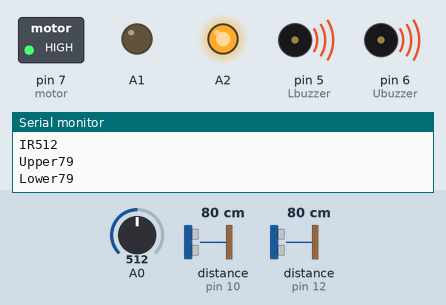
Recording of a sketch running on a simulated Arduino Uno, built with avr-gcc and run on an emulated ATmega328P. On the bench: switched loads named in the sketch (green lamp = pin HIGH), output pins drawn as LEDs (lit = HIGH), buzzer (waves = sounding, pin HIGH), the last lines printed to the serial monitor. Wiring (inferred from the names in the program): 2 × ultrasonic range finder: trigger pin 11, echo pin 10 / trigger pin 13, echo pin 12. Dashed ring = blinking. The test bench sets the inputs (shaded band); at power-on: A0 = 512, distance to the obstacle (sensors on pin 10, pin 12) 80 cm. The echo pulse lasts 58.3 µs per cm; pins used as bus, display or sensor lines are not drawn.

Above: at 1.01 s.
1.3 s: A0 set to 485
At 1.74 s:
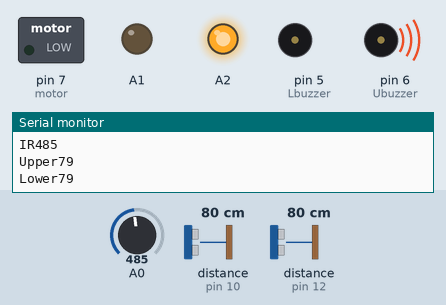
4.3 s: distance to the obstacle (sensor on pin 10) set to 63 cm
7.3 s: distance to the obstacle (sensor on pin 10) set to 58 cm
At 7.57 s:
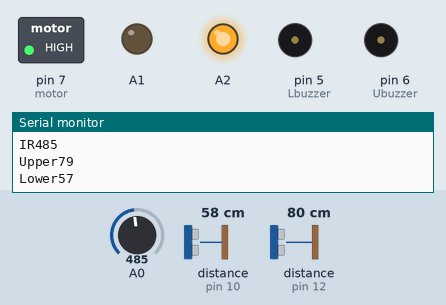
10.3 s: distance to the obstacle (sensor on pin 12) set to 72 cm
At 10.4 s:
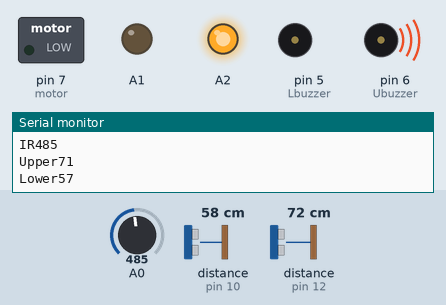
13.3 s: distance to the obstacle (sensor on pin 12) set to 2 cm
At 13.48 s:
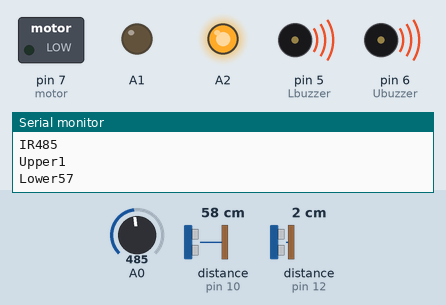
16.3 s: distance to the obstacle (sensor on pin 12) set to 299 cm
At 17.3 s:
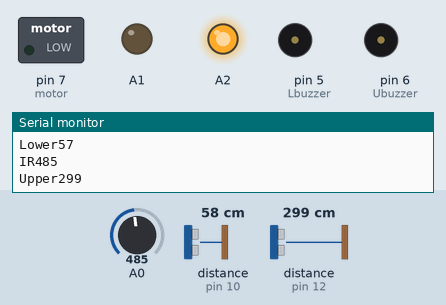
Timing chart, 0 to 19.3 s (numbered marks = the images above; inputs shaded):
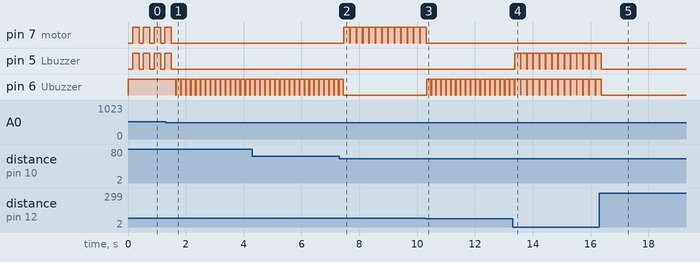

The sketch:

Be_Project.ino
```cpp
#define UtrigPin 13
#define UechoPin 12
#define LtrigPin 11
#define LechoPin 10
#define motor 7
#define Ubuzzer 6
#define Lbuzzer 5
int incomingByte = 0;
long Uduration, Udistance,Ldistance,Lduration;
void setup()
{
pinMode(A0,INPUT);
pinMode(A1,OUTPUT);
pinMode(A2,OUTPUT);
digitalWrite(A2,HIGH);
digitalWrite(A1,LOW);
pinMode(UtrigPin, OUTPUT);
pinMode(UechoPin, INPUT);
pinMode(LtrigPin, OUTPUT);
pinMode(LechoPin, INPUT);
pinMode(motor, OUTPUT);
pinMode(Ubuzzer,OUTPUT);
pinMode(Lbuzzer,OUTPUT);
pinMode(LED_BUILTIN, OUTPUT);
 Serial.begin(9600);
}

void loop()

{

Udistance = SonarSensor(UtrigPin,UechoPin);
Ldistance = SonarSensor(LtrigPin,LechoPin);
//
Serial.print("IR");
Serial.println(analogRead(A0));

Serial.print("Upper");
Serial.println(Udistance);

Serial.print("Lower");
Serial.println(Ldistance);
//
digitalWrite(motor,LOW);
digitalWrite(Ubuzzer,LOW);
digitalWrite(Lbuzzer,LOW);
digitalWrite(LED_BUILTIN, LOW);

if(Udistance!=0 || Ldistance!=0){
if(Udistance-Ldistance <= 70 && Udistance-Ldistance >=20){
 digitalWrite(motor,HIGH);
  delay(200);
  digitalWrite(motor,LOW);
}
else{  if(Udistance < 50)
  {
    digitalWrite(Ubuzzer,HIGH);
    digitalWrite(Lbuzzer,HIGH);
    delay(200);
    digitalWrite(Ubuzzer,LOW);
    digitalWrite(Lbuzzer,LOW);

  }
 else{  if(Udistance < 70 && Udistance >=50)
  {
    digitalWrite(Ubuzzer,HIGH);
    digitalWrite(Lbuzzer,HIGH);
    delay(60);
    digitalWrite(Ubuzzer,LOW);
    digitalWrite(Lbuzzer,LOW);
    delay(20);
    digitalWrite(Ubuzzer,HIGH);
    digitalWrite(Lbuzzer,HIGH);
    delay(90);
    digitalWrite(Ubuzzer,LOW);
    digitalWrite(Lbuzzer,LOW);

  }
   // digitalWrite(Lbuzzer,HIGH);
  else{ if(Udistance < 100 && Udistance >=70){
    digitalWrite(Ubuzzer,HIGH);
    delay(150);
    digitalWrite(Ubuzzer,LOW);
   }
 else{ if(Udistance < 150 && Udistance >= 100){
   digitalWrite(Ubuzzer,HIGH);
    delay(40);
    digitalWrite(Ubuzzer,LOW);
    }
    //////////////////////////////////////////////////////


 }
  }
 }//
}//first else close//
}// not zero if close//
 if(analogRead(A0) > 500){
    digitalWrite(motor,HIGH);
    digitalWrite(Ubuzzer,HIGH);
    digitalWrite(Lbuzzer,HIGH);
    delay(200);
     }
delay(10);
}
int SonarSensor(int trigPin,int echoPin)
{
long duration,distance;
digitalWrite(trigPin, LOW);
delayMicroseconds(2);
digitalWrite(trigPin, HIGH);
delayMicroseconds(10);
digitalWrite(trigPin, LOW);
duration = pulseIn(echoPin, HIGH);
distance = (duration/2) / 29.1;
return distance;
}
```

Measured:
- the behaviour switches between 501 and 500 on A0 (found by bisection; images 0 and 1)
- the behaviour switches between 61 and 60 cm on distance to the obstacle (sensor on pin 10) (found by bisection; images 1 and 2)
- the behaviour switches between 78 and 77 cm on distance to the obstacle (sensor on pin 12) (found by bisection; images 2 and 3)
- after the input at 1.3 s, pin 7 (motor), pin 5 (Lbuzzer): goes on until 1.5 s, then stays LOW; pin 6 (Ubuzzer): alternates HIGH for 0.15 s and LOW for 0.02 s, starting after 0.35 s
- after the input at 7.3 s, pin 7 (motor): alternates HIGH for 0.20 s and LOW for 0.02 s, starting after 0.17 s; pin 6 (Ubuzzer): goes on until 7.5 s, then stays LOW
- after the input at 10.3 s, pin 7 (motor): goes on until 10.3 s, then stays LOW; pin 6 (Ubuzzer): alternates HIGH for 0.15 s and LOW for 0.02 s, starting at once
- after the input at 13.3 s, pin 5 (Lbuzzer): alternates HIGH for 0.20 s and LOW for 0.02 s, starting after 0.08 s; pin 6 (Ubuzzer): alternates HIGH for 0.20 s and LOW for 0.02 s, starting after 0.28 s
- after the input at 16.3 s, pin 5 (Lbuzzer), pin 6 (Ubuzzer): goes on until 16.4 s, then stays LOW
